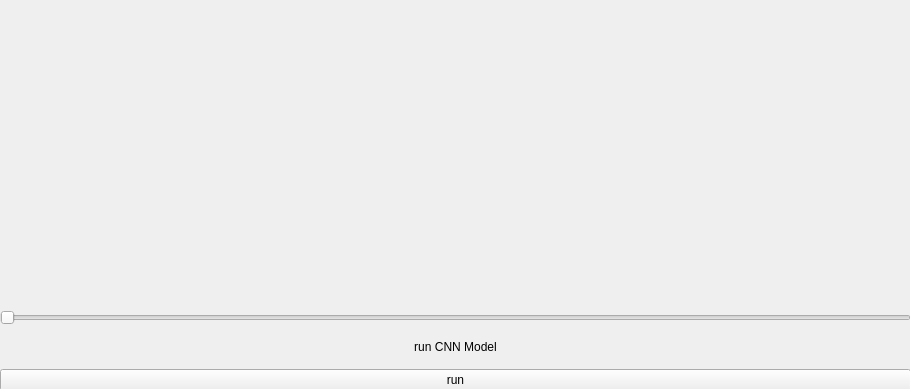
<?xml version="1.0" encoding="UTF-8"?>
<ui version="4.0">
 <class>MainWindow</class>
 <widget class="QMainWindow" name="MainWindow">
  <property name="geometry">
   <rect>
    <x>0</x>
    <y>0</y>
    <width>910</width>
    <height>389</height>
   </rect>
  </property>
  <property name="windowTitle">
   <string>CNN Applicatioon</string>
  </property>
  <widget class="QWidget" name="centralwidget">
   <widget class="QWidget" name="horizontalLayoutWidget">
    <property name="geometry">
     <rect>
      <x>0</x>
      <y>0</y>
      <width>911</width>
      <height>311</height>
     </rect>
    </property>
    <layout class="QHBoxLayout" name="horizontalLayout">
     <item>
      <widget class="QWidget" name="input" native="true">
       <property name="enabled">
        <bool>true</bool>
       </property>
       <property name="minimumSize">
        <size>
         <width>280</width>
         <height>280</height>
        </size>
       </property>
      </widget>
     </item>
     <item>
      <widget class="QLabel" name="output">
       <property name="text">
        <string/>
       </property>
       <property name="pixmap">
        <pixmap>../TestData/1.png</pixmap>
       </property>
       <property name="scaledContents">
        <bool>true</bool>
       </property>
      </widget>
     </item>
    </layout>
   </widget>
   <widget class="QWidget" name="verticalLayoutWidget">
    <property name="geometry">
     <rect>
      <x>0</x>
      <y>310</y>
      <width>911</width>
      <height>81</height>
     </rect>
    </property>
    <layout class="QVBoxLayout" name="verticalLayout">
     <item>
      <widget class="QSlider" name="horizontalSlider">
       <property name="orientation">
        <enum>Qt::Orientation::Horizontal</enum>
       </property>
      </widget>
     </item>
     <item>
      <widget class="QLabel" name="label">
       <property name="text">
        <string>run CNN Model</string>
       </property>
       <property name="alignment">
        <set>Qt::AlignmentFlag::AlignCenter</set>
       </property>
      </widget>
     </item>
     <item>
      <widget class="QPushButton" name="pushButton">
       <property name="text">
        <string>run</string>
       </property>
      </widget>
     </item>
    </layout>
   </widget>
  </widget>
 </widget>
 <resources/>
 <connections/>
</ui>
